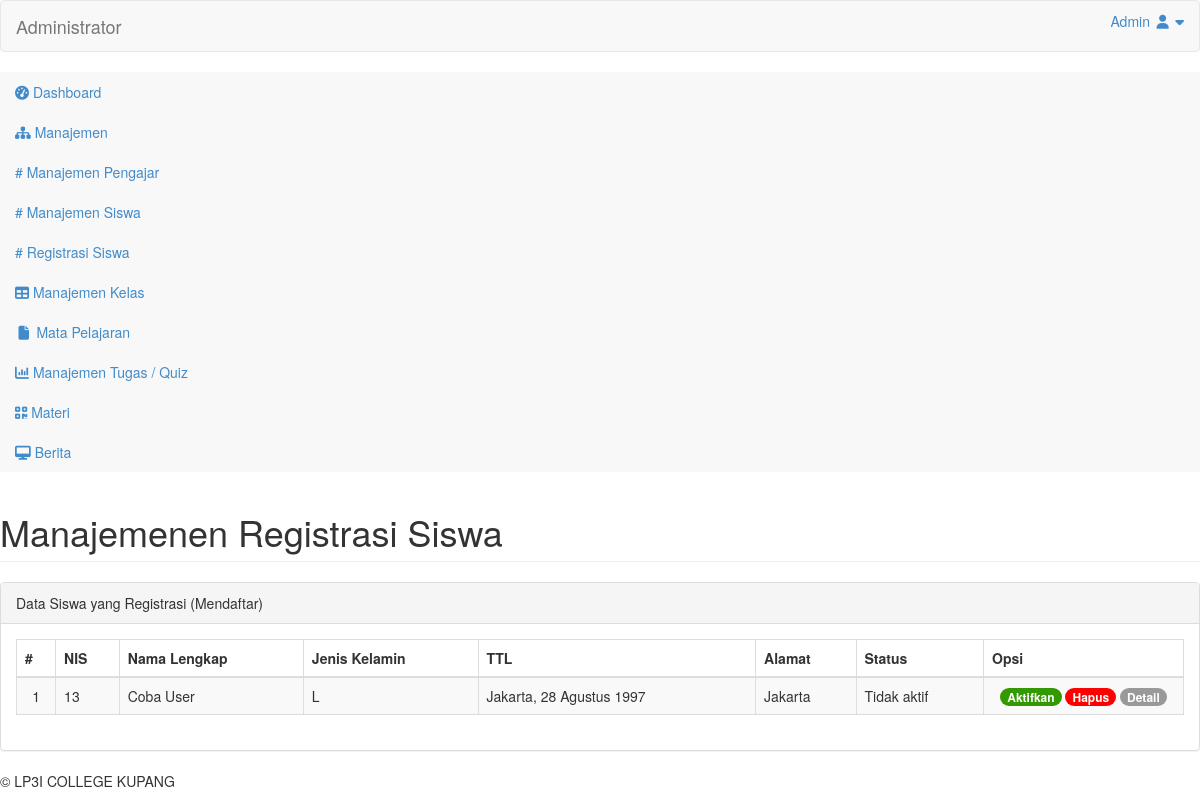
The page /admin/index.php?page=siswaregistrasi (signed in) on the database its author committed.
### tables this page shows
CREATE TABLE `tb_siswa` (
  `id_siswa` int(11) NOT NULL,
  `nis` varchar(20) NOT NULL,
  `nama_lengkap` varchar(50) NOT NULL,
  `tempat_lahir` varchar(20) NOT NULL,
  `tgl_lahir` date NOT NULL,
  `jenis_kelamin` enum('L','P') NOT NULL,
  `agama` varchar(20) NOT NULL,
  `nama_ayah` varchar(50) NOT NULL,
  `nama_ibu` varchar(50) NOT NULL,
  `no_telp` varchar(15) NOT NULL,
  `email` varchar(100) NOT NULL,
  `alamat` text NOT NULL,
  `id_kelas` varchar(5) NOT NULL,
  `thn_masuk` int(5) NOT NULL,
  `foto` varchar(100) NOT NULL,
  `username` varchar(40) NOT NULL,
  `password` varchar(40) NOT NULL,
  `pass` varchar(40) NOT NULL,
  `status` enum('aktif','tidak aktif') NOT NULL
);

### admin/inc/siswaregistrasi.php (the view, shortened to what this page needs)
<?php
$no = 1;
$id = @$_GET['id'];
if(@$_SESSION['admin']) {
    if(@$_GET['action'] == '') { ?>
    <div class="row">
        <div class="col-md-12">
            <h1 class="page-header">Manajemenen Registrasi Siswa</h1>
        </div>
    </div>
    <div class="row">
        <div class="col-md-12">
            <div class="panel panel-default">
                <div class="panel-heading">Data Siswa yang Registrasi (Mendaftar) &nbsp; </div>
                <div class="panel-body">
                	<div class="table-responsive">
                        <table class="table table-striped table-bordered table-hover">
                            <thead>
                                <tr>
                                    <th>#</th>
                                    <th>NIS</th>
                                    <th>Nama Lengkap</th>
                                    <th>Jenis Kelamin</th>
                                    <th>TTL</th>
                                    <th>Alamat</th>
                                    <th>Status</th>
                                    <th>Opsi</th>
                                </tr>
                            </thead>
                            <tbody>
                            <?php
                            $sql_siswa = mysqli_query($db, "SELECT * FROM tb_siswa WHERE status = 'tidak aktif'") or die ($db->error);
                            if(mysqli_num_rows($sql_siswa) > 0) {
    	                        while($data_siswa = mysqli_fetch_array($sql_siswa)) { ?>
    	                            <tr>
    	                                <td align="center"><?php echo $no++; ?></td>
    	                                <td><?php echo $data_siswa['nis']; ?></td>
    	                                <td><?php echo $data_siswa['nama_lengkap']; ?></td>
    	                                <td><?php echo $data_siswa['jenis_kelamin']; ?></td>
    	                                <td><?php echo $data_siswa['tempat_lahir'].", ".tgl_indo($data_siswa['tgl_lahir']); ?></td>
    	                                <td><?php echo $data_siswa['alamat']; ?></td>
    	                                <td><?php echo ucfirst($data_siswa['status']); ?></td>
    	                                <td align="center" width="200px">
    	                                    <a href="?page=siswaregistrasi&action=aktifkan&id=<?php echo $data_siswa['id_siswa']; ?>" class="badge" style="background-color:#390;">Aktifkan</a>
                                            <a onclick="return confirm('Yakin akan menghapus data ?');" href="?page=siswaregistrasi&action=hapus&id=<?php echo $data_siswa['id_siswa']; ?>" class="badge" style="background-color:#f00;">Hapus</a>
                                             <a href="?page=siswa&action=detail&IDsiswa=<?php echo $data_siswa['id_siswa']; ?>" class="badge">Detail</a>
    	                                </td>
    	                            </tr>
    	                        <?php
    		                    }
    		                } else { ?>
    							<tr>
                                    <td colspan="8" align="center">Data tidak ditemukan</td>
    							</tr>
    		                	<?php
    		                } ?>
                            </tbody>
                        </table>
                    </div>
                </div>
            </div>
    	</div>
    </div>
    <?php
    } else if(@$_GET['action'] == 'aktifkan') {
        mysqli_query($db, "UPDATE tb_siswa SET status = 'aktif' WHERE id_siswa = '$id'") or die ($db->error);
        echo "<script>window.location='?page=siswaregistrasi';</script>";
    } else if(@$_GET['action'] == 'hapus') {
        mysqli_query($db, "DELETE FROM tb_siswa WHERE id_siswa = '$id'") or die ($db->error);
        echo "<script>window.location='?page=siswaregistrasi';</script>";
    }
} ?>

### admin/index.php (shortened to what this page needs)
<?php
include "../+koneksi.php";
if(@$_SESSION['admin'] || @$_SESSION['pengajar']) {
?>
<!DOCTYPE html>
<html>
<head>
    <link href="https://lrini.github.io/admin/style/assets/css/bootstrap.css" rel="stylesheet" />
    <link href="https://lrini.github.io/admin/style/assets/css/font-awesome.css" rel="stylesheet" />
    <link href="https://lrini.github.io/admin/style/assets/css/custom-styles.css" rel="stylesheet" />
    <link href='https://lrini.github.io/admin/style/assets/css/font-opensans.css' rel='stylesheet' />
    <link href="https://lrini.github.io/admin/style/assets/js/dataTables/dataTables.bootstrap.css" rel="stylesheet" />
    <link href="https://lrini.github.io/admin/style/assets/js/morris/morris-0.4.3.min.css" rel="stylesheet" />
</head>
<body>
    <div id="wrapper">
        <nav class="navbar navbar-default top-navbar" role="navigation">
            <div class="navbar-header">
                <a class="navbar-brand" href="./"><?php cek_session("Administrator", "Pengajar"); ?></a>
            </div>
            <ul class="nav navbar-top-links navbar-right">
                <li class="dropdown">
                    <a class="dropdown-toggle" data-toggle="dropdown" href="#" aria-expanded="false">
                        <?php
                        if(@$_SESSION['admin']) {
                            $sesi_id = @$_SESSION['admin'];
                            $level = "admin";
                        } else if(@$_SESSION['pengajar']) {
                            $sesi_id = @$_SESSION['pengajar'];
                            $level = "pengajar";
                        }
                        if($level == 'admin') {
                            $sql_terlogin = mysqli_query($db, "SELECT * FROM tb_admin WHERE id_admin = '$sesi_id'") or die ($db->error);
                        } else if($level == 'pengajar') {
                            $sql_terlogin = mysqli_query($db, "SELECT * FROM tb_pengajar WHERE id_pengajar = '$sesi_id'") or die ($db->error);
                        }
                        $data_terlogin = mysqli_fetch_array($sql_terlogin);
                        echo ucfirst($data_terlogin['username']);
                        ?>
                        <i class="fa fa-user fa-fw"></i> <i class="fa fa-caret-down"></i>
                    </a>
                </li>
            </ul>
        </nav>
        <nav class="navbar-default navbar-side" role="navigation">
            <div class="sidebar-collapse">
                <ul class="nav" id="main-menu">
                    <li>
                        <a class="<?php if(@$_GET['page'] == '') { echo 'active-menu'; } ?>" href="./"><i class="fa fa-dashboard"></i> Dashboard</a>
                    </li>
                    <?php
                    if(@$_SESSION['admin']) {
                    ?>
                        <li>
                            <a href="#"><i class="fa fa-sitemap"></i> Manajemen<span class="fa arrow"></span></a>
                            <ul class="nav nav-second-level">
                                <li>
                                    <a href="?page=pengajar" class="<?php if(@$_GET['page'] == 'pengajar') { echo 'active-menu'; } ?>"># Manajemen Pengajar</a>
                                </li>
                                <li>
                                    <a href="?page=siswa" class="<?php if(@$_GET['page'] == 'siswa') { echo 'active-menu'; } ?>"># Manajemen Siswa</a>
                                </li>
                                <li>
                                    <a href="?page=siswaregistrasi" class="<?php if(@$_GET['page'] == 'siswaregistrasi') { echo 'active-menu'; } ?>"># Registrasi Siswa</a>
                                </li>
                            </ul>
                        </li>
                    <?php
                    }
                    ?>
                    <li>
                        <a class="<?php if(@$_GET['page'] == 'kelas') { echo 'active-menu'; } ?>" href="?page=kelas"><i class="fa fa-table"></i> Manajemen Kelas</a>
                    </li>
                    <li>
                        <a class="<?php if(@$_GET['page'] == 'mapel') { echo 'active-menu'; } ?>" href="?page=mapel"><i class="fa fa-fw fa-file"></i> Mata Pelajaran</a>
                    </li>
                    <li>
                        <a class="<?php if(@$_GET['page'] == 'quiz') { echo 'active-menu'; } ?>" href="?page=quiz"><i class="fa fa-bar-chart-o"></i> Manajemen Tugas / Quiz</a>
                    </li>
                    <li>
                        <a class="<?php if(@$_GET['page'] == 'materi') { echo 'active-menu'; } ?>" href="?page=materi"><i class="fa fa-qrcode"></i> Materi</a>
                    </li>
                    <li>
                        <a class="<?php if(@$_GET['page'] == 'berita') { echo 'active-menu'; } ?>" href="?page=berita"><i class="fa fa-desktop"></i> Berita</a>
                    </li>
                </ul>
            </div>
        </nav>
        <div id="page-wrapper">
            <div id="page-inner">
                <?php
                if(@$_GET['page'] == '') {
                    include "inc/dashboard.php";
                } else if(@$_GET['page'] == 'pengajar') {
                    include "inc/pengajar.php";
                } else if(@$_GET['page'] == 'siswaregistrasi') {
                    include "inc/siswaregistrasi.php";
                } else if(@$_GET['page'] == 'siswa') {
                    include "inc/siswa.php";
                } else if(@$_GET['page'] == 'kelas') {
                    include "inc/kelas.php";
                } else if(@$_GET['page'] == 'mapel') {
                    include "inc/mapel.php";
                } else if(@$_GET['page'] == 'quiz') {
                    include "inc/quiz.php";
                } else if(@$_GET['page'] == 'materi') {
                    include "inc/materi.php";
                } else if(@$_GET['page'] == 'berita') {
                    include "inc/berita.php";
                } else {
                    echo "<div class='col-xs-12'><div class='alert alert-danger'>[404] Halaman tidak ditemukan! Silahkan pilih menu yang ada!</div></div>";
                } ?>
				<footer><p> &copy; LP3I COLLEGE KUPANG</p></footer>
            </div>
        </div>
    </div>
</body>
</html>
<?php
} else {
 include "login.php";
}
?>

### rows shown on the page
tb_siswa: nis "13", nama_lengkap "Coba User", jenis_kelamin "L", tempat_lahir "Jakarta", tgl_lahir "28 Agustus 1997", alamat "Jakarta", status "Tidak aktif"

### other values the page prints
$isi_admin "Administrator"
$data_terlogin['username'] "Admin"
